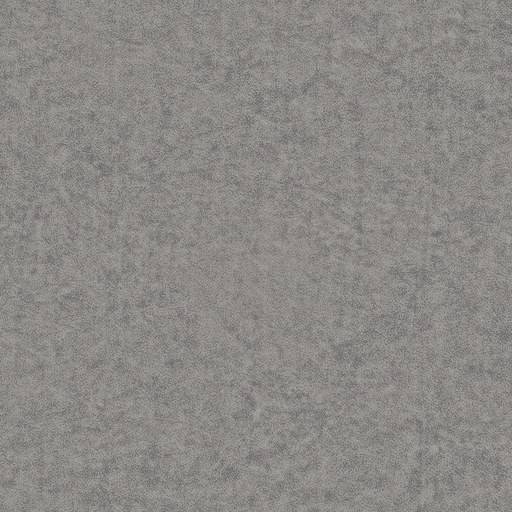
#> input picture blender/texturas/cabina/alcantara_clara_color.jpg, 512 x 512 px
$ python comparar-luz.py ../blender/texturas/cabina/alcantara_clara_color.jpg ../blender/texturas/cabina/alcantara_clara_nor.jpg
#> lines starting #> are read from the running program, lines starting #| are printed output that depends on the picture
"""Light match between a live frame and its Cycles still (same framing, different renderer): numbers for tuning the bake, the
cab light and the fog, where revisar's image mode (same-picture checks: align, halo) does not apply.

  uv run -q --with numpy --with pillow python -I scripts/comparar-luz.py <live.png> <cycles.png> [x0,y0,x1,y1 ...]

Per region (default: whole frame; boxes in pixels of the live frame): mean L* of each, the difference, and the mean dE76 between
the two images blurred to 32 x 18 cells (layout-level colour, not detail). A row `l3` gives the mean L* of the frame's
thirds (top, middle, bottom) for both.
"""
import sys
import numpy as np
from PIL import Image, ImageFilter


def lab(im):
    a = np.asarray(im.convert("RGB")).astype(np.float64) / 255
    a = np.where(a <= 0.04045, a / 12.92, ((a + 0.055) / 1.055) ** 2.4)
    xyz = a @ np.array([[0.4124, 0.3576, 0.1805], [0.2126, 0.7152, 0.0722], [0.0193, 0.1192, 0.9505]]).T
    xyz /= np.array([0.95047, 1.0, 1.08883])
    f = np.where(xyz > 216 / 24389, np.cbrt(xyz), (24389 / 27 * xyz + 16) / 116)
    return np.stack([116 * f[..., 1] - 16, 500 * (f[..., 0] - f[..., 1]), 200 * (f[..., 1] - f[..., 2])], -1)


v, c = Image.open(sys.argv[1]).convert("RGB"), Image.open(sys.argv[2]).convert("RGB")
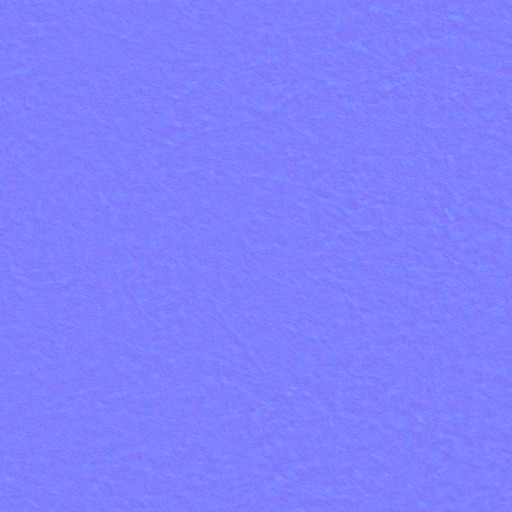
#> input picture blender/texturas/cabina/alcantara_clara_nor.jpg, 512 x 512 px
#> v is the input picture: PIL image 512x512 RGB; mean R, G, B 139.1, 137.1, 133.6
#> c is the input picture: PIL image 512x512 RGB; mean R, G, B 127.5, 127.5, 253
c = c.resize(v.size, Image.LANCZOS)
W, H = v.size
#> W = 512; H = 512
cajas = [tuple(int(t) for t in s.split(",")) for s in sys.argv[3:]] or [(0, 0, W, H)]
#> cajas = [(0, 0, 512, 512)]
for x0, y0, x1, y1 in cajas:
    a, b = v.crop((x0, y0, x1, y1)), c.crop((x0, y0, x1, y1))
    la, lb = lab(a), lab(b)
    pa, pb = (lab(i.resize((32, 18), Image.BOX)) for i in (a, b))
    de = np.sqrt(((pa - pb) ** 2).sum(-1)).mean()
    print(f"caja {x0},{y0},{x1},{y1}  L* vivo {la[..., 0].mean():5.1f}  cycles {lb[..., 0].mean():5.1f}  dif {la[..., 0].mean() - lb[..., 0].mean():+5.1f}  dE76 32x18 {de:5.1f}"
          f"  a*b* vivo {la[..., 1].mean():+.1f},{la[..., 2].mean():+.1f} cycles {lb[..., 1].mean():+.1f},{lb[..., 2].mean():+.1f}")
#> this loop made 1 pass
#> de on pass 1: 72.65
#| caja 0,0,512,512  L* vivo  57.2  cycles  58.9  dif  -1.8  dE76 32x18  72.6  a*b* vivo +0.1,+2.1 cycles +32.7,-62.8
#> pass 1, in lab, `a = np.where(a <= 0.04045, a / 12.92, ((a + 0.055) / 1.055) ** 2.4)`:
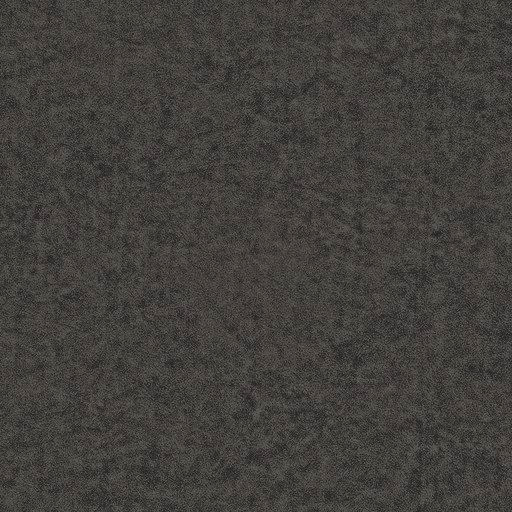
#> a: shape (512, 512, 3) float64; mean R, G, B 0.261, 0.253, 0.24
L = lab(v)[..., 0], lab(c)[..., 0]
#> in lab (call 5), `return np.stack([116 * f[..., 1] - 16, 500 * (f[..., 0] - f[..., 1]), ..`:
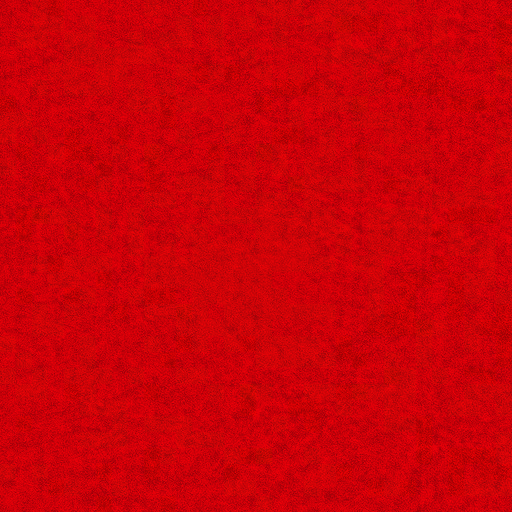
#> returned value: shape (512, 512, 3) float64; mean of channels 0, 1, 2 57.2, 0.1, 2.1; drawn with min black and max white
#> in lab (call 6), `a = np.where(a <= 0.04045, a / 12.92, ((a + 0.055) / 1.055) ** 2.4)`:
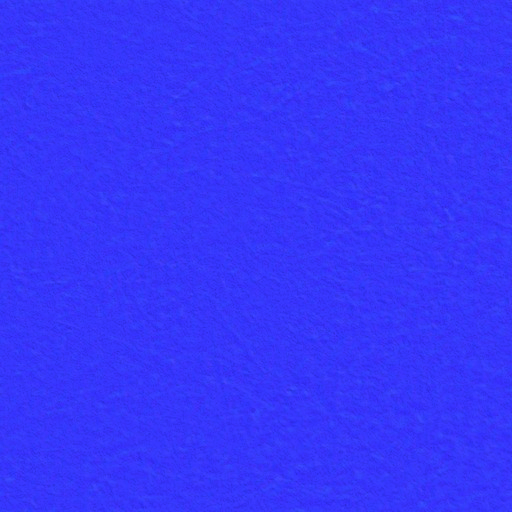
#> a: shape (512, 512, 3) float64; mean R, G, B 0.214, 0.214, 0.983
#> in lab (call 6), `xyz /= np.array([0.95047, 1.0, 1.08883])`:
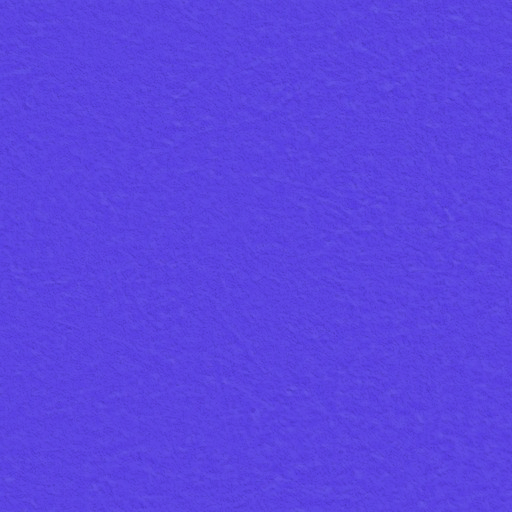
#> xyz: shape (512, 512, 3) float64; mean R, G, B 0.36, 0.27, 0.885
#> in lab (call 6), `f = np.where(xyz > 216 / 24389, np.cbrt(xyz), (24389 / 27 * xyz + 16) ..`:
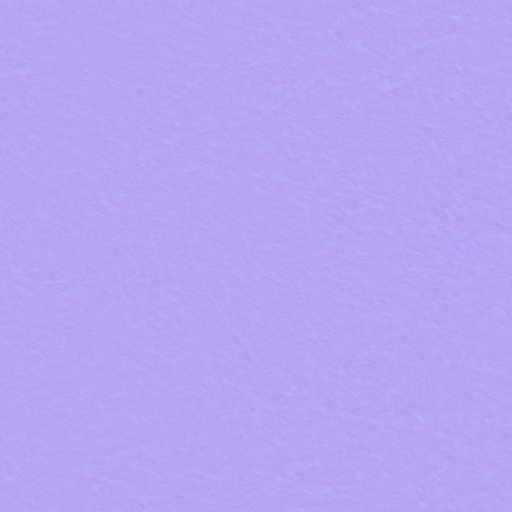
#> f: shape (512, 512, 3) float64; mean R, G, B 0.711, 0.646, 0.96
#> in lab (call 6), `return np.stack([116 * f[..., 1] - 16, 500 * (f[..., 0] - f[..., 1]), ..`:
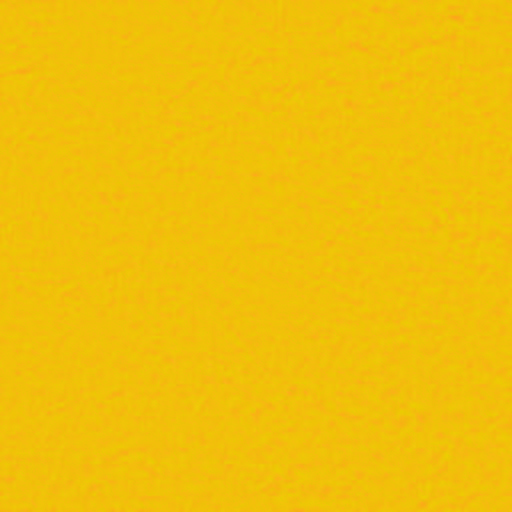
#> returned value: shape (512, 512, 3) float64; mean of channels 0, 1, 2 58.9, 32.7, -62.8; drawn with min black and max white
print("l3 vivo", [round(float(L[0][i * H // 3:(i + 1) * H // 3].mean()), 1) for i in range(3)],
      "cycles", [round(float(L[1][i * H // 3:(i + 1) * H // 3].mean()), 1) for i in range(3)])
#| l3 vivo [57.1, 57.2, 57.1] cycles [58.9, 58.9, 58.9]
